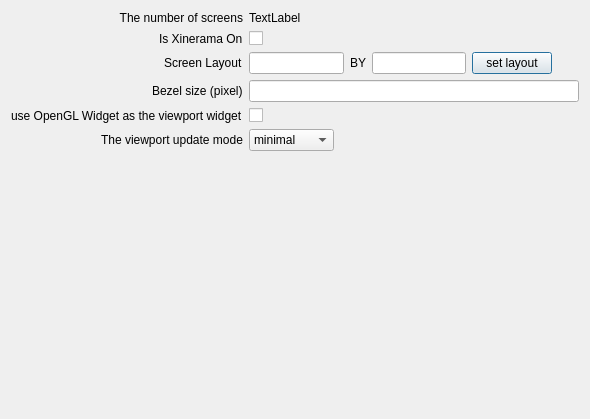
<?xml version="1.0" encoding="UTF-8"?>
<ui version="4.0">
 <class>SN_GraphicsSettingDialog</class>
 <widget class="QDialog" name="SN_GraphicsSettingDialog">
  <property name="geometry">
   <rect>
    <x>0</x>
    <y>0</y>
    <width>590</width>
    <height>419</height>
   </rect>
  </property>
  <property name="windowTitle">
   <string>Dialog</string>
  </property>
  <layout class="QFormLayout" name="formLayout">
   <property name="fieldGrowthPolicy">
    <enum>QFormLayout::AllNonFixedFieldsGrow</enum>
   </property>
   <property name="labelAlignment">
    <set>Qt::AlignRight|Qt::AlignTrailing|Qt::AlignVCenter</set>
   </property>
   <item row="0" column="0">
    <widget class="QLabel" name="label_3">
     <property name="text">
      <string>The number of screens</string>
     </property>
     <property name="alignment">
      <set>Qt::AlignRight|Qt::AlignTrailing|Qt::AlignVCenter</set>
     </property>
    </widget>
   </item>
   <item row="0" column="1">
    <widget class="QLabel" name="numScreenLabel">
     <property name="text">
      <string>TextLabel</string>
     </property>
    </widget>
   </item>
   <item row="2" column="0">
    <widget class="QLabel" name="layoutLabel">
     <property name="text">
      <string>Screen Layout</string>
     </property>
    </widget>
   </item>
   <item row="2" column="1">
    <layout class="QHBoxLayout" name="horizontalLayout">
     <item>
      <widget class="QLineEdit" name="dimx"/>
     </item>
     <item>
      <widget class="QLabel" name="byLabel">
       <property name="text">
        <string>BY</string>
       </property>
      </widget>
     </item>
     <item>
      <widget class="QLineEdit" name="dimy"/>
     </item>
     <item>
      <widget class="QPushButton" name="setLayoutButton">
       <property name="text">
        <string>set layout</string>
       </property>
      </widget>
     </item>
     <item>
      <spacer name="horizontalSpacer">
       <property name="orientation">
        <enum>Qt::Horizontal</enum>
       </property>
       <property name="sizeHint" stdset="0">
        <size>
         <width>40</width>
         <height>20</height>
        </size>
       </property>
      </spacer>
     </item>
    </layout>
   </item>
   <item row="4" column="0">
    <widget class="QLabel" name="label">
     <property name="text">
      <string>use OpenGL Widget as the viewport widget</string>
     </property>
    </widget>
   </item>
   <item row="4" column="1">
    <widget class="QCheckBox" name="openglviewportCheckBox">
     <property name="text">
      <string/>
     </property>
    </widget>
   </item>
   <item row="5" column="0">
    <widget class="QLabel" name="label_2">
     <property name="text">
      <string>The viewport update mode</string>
     </property>
    </widget>
   </item>
   <item row="5" column="1">
    <layout class="QHBoxLayout" name="horizontalLayout_2">
     <item>
      <widget class="QComboBox" name="viewportUpdateComboBox">
       <item>
        <property name="text">
         <string>minimal</string>
        </property>
       </item>
       <item>
        <property name="text">
         <string>smart</string>
        </property>
       </item>
       <item>
        <property name="text">
         <string>full</string>
        </property>
       </item>
       <item>
        <property name="text">
         <string>no update</string>
        </property>
       </item>
      </widget>
     </item>
     <item>
      <spacer name="horizontalSpacer_2">
       <property name="orientation">
        <enum>Qt::Horizontal</enum>
       </property>
       <property name="sizeHint" stdset="0">
        <size>
         <width>40</width>
         <height>20</height>
        </size>
       </property>
      </spacer>
     </item>
    </layout>
   </item>
   <item row="1" column="0">
    <widget class="QLabel" name="label_4">
     <property name="text">
      <string>Is Xinerama On</string>
     </property>
    </widget>
   </item>
   <item row="1" column="1">
    <widget class="QCheckBox" name="isXinerama">
     <property name="text">
      <string/>
     </property>
    </widget>
   </item>
   <item row="3" column="0">
    <widget class="QLabel" name="label_5">
     <property name="text">
      <string>Bezel size (pixel)</string>
     </property>
    </widget>
   </item>
   <item row="3" column="1">
    <widget class="QLineEdit" name="bezelSize"/>
   </item>
  </layout>
 </widget>
 <resources/>
 <connections/>
</ui>
